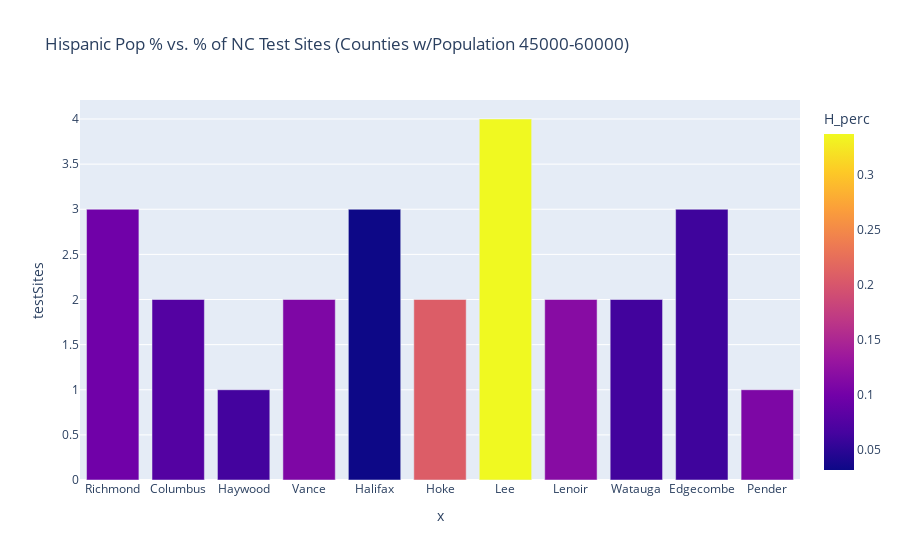

Notebook code for this chart:
### Code cell
comb_test_hisp["H_perc"] = comb_test_hisp["H_perc"].astype(float)
fig = px.bar(comb_test_hisp[comb_test_hisp.totPop_class=='45000-60000'], \
             x=comb_test_hisp[comb_test_hisp.totPop_class=='45000-60000'].index, \
             y='testSites',\
             hover_data=['H_perc', 'testSites'],
            color='H_perc',
            title='Hispanic Pop % vs. % of NC Test Sites (Counties w/Population 45000-60000)')
fig.show()

### Figure 1 — Plotly figure (JSON) as saved in the notebook; plotly's stock layout.template omitted (floating-point values rounded to 4 significant figures)
{"data": [{"alignmentgroup": "True", "customdata": [[0.0976, 3], [0.07635, 2], [0.06442, 1], [0.1089, 2], [0.03149, 3], [0.2071, 2], [0.3372, 4], [0.1168, 2], [0.06328, 2], [0.06152, 3], [0.1085, 1]], "hovertemplate": "x=%{x}<br>testSites=%{customdata[1]}<br>H_perc=%{marker.color}<extra></extra>", "legendgroup": "", "marker": {"color": [0.0976, 0.07635, 0.06442, 0.1089, 0.03149, 0.2071, 0.3372, 0.1168, 0.06328, 0.06152, 0.1085], "coloraxis": "coloraxis"}, "name": "", "offsetgroup": "", "orientation": "v", "showlegend": false, "textposition": "auto", "type": "bar", "x": ["Richmond", "Columbus", "Haywood", "Vance", "Halifax", "Hoke", "Lee", "Lenoir", "Watauga", "Edgecombe", "Pender"], "xaxis": "x", "y": [3, 2, 1, 2, 3, 2, 4, 2, 2, 3, 1], "yaxis": "y"}], "layout": {"barmode": "relative", "coloraxis": {"colorbar": {"title": {"text": "H_perc"}}, "colorscale": [[0, "#0d0887"], [0.1111, "#46039f"], [0.2222, "#7201a8"], [0.3333, "#9c179e"], [0.4444, "#bd3786"], [0.5556, "#d8576b"], [0.6667, "#ed7953"], [0.7778, "#fb9f3a"], [0.8889, "#fdca26"], [1, "#f0f921"]]}, "legend": {"tracegroupgap": 0}, "title": {"text": "Hispanic Pop % vs. % of NC Test Sites (Counties w/Population 45000-60000)"}, "xaxis": {"anchor": "y", "domain": [0, 1], "title": {"text": "x"}}, "yaxis": {"anchor": "x", "domain": [0, 1], "title": {"text": "testSites"}}}}
